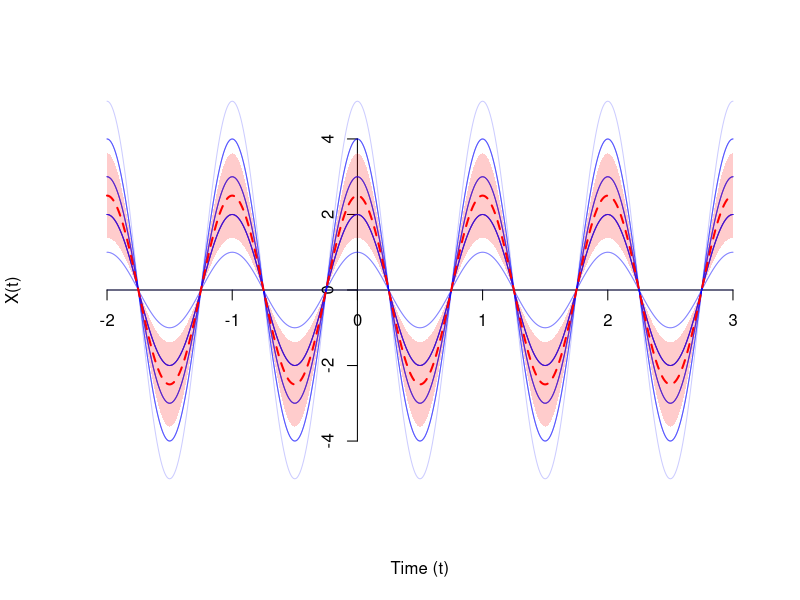
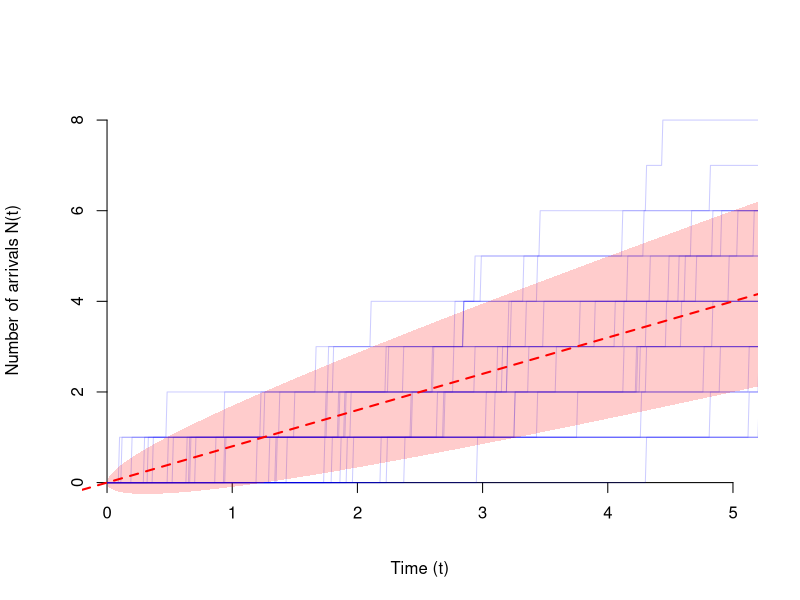
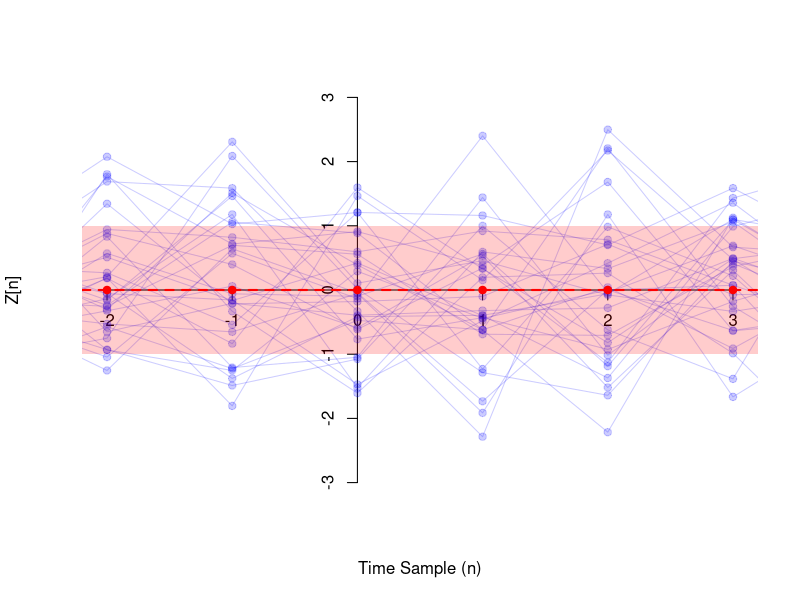
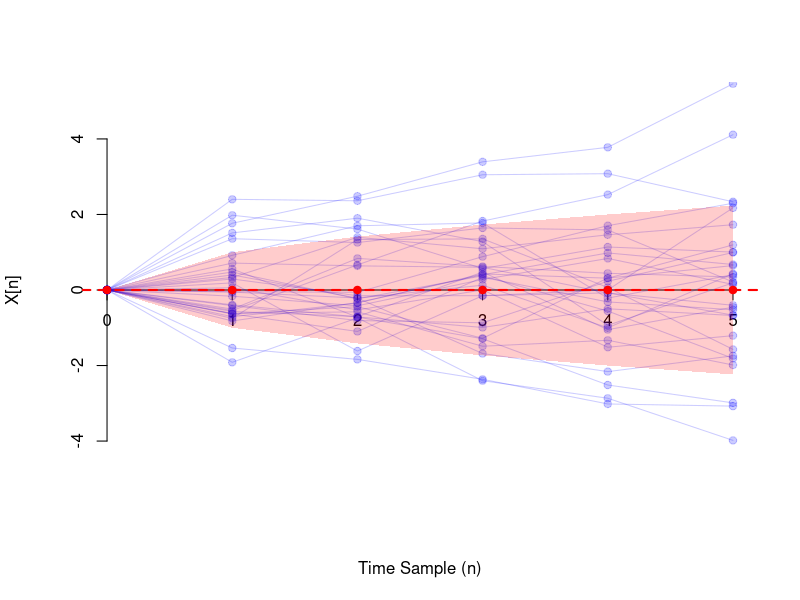

Write the R code that produced these figures, in order.
## ---- chunk 1
plot(NA, NA,
     xaxt="n", yaxt="n", bty="n",
     xlim=c(-2, 3), ylim=c(-5.1, 5.1),
     xlab="Time (t)", ylab="X(t)")
axis(1, pos=0)
axis(2, pos=0)
set.seed(1)
ts <- seq(-2, 3, by=0.01)
a <- rbinom(30, 5, 0.5)
for(i in 1:30) {
  lines(ts, a[i] * cos(2 * pi * ts), col=rgb(0, 0, 1, 0.2))
}
lines(ts, 2.5 * cos(2 * pi * ts), col="red", lty=2, lwd=2)
polygon(c(ts, rev(ts)),
        c(2.5 * cos(2 * pi * ts) + sqrt(1.25 * cos(2 * pi * ts)^2),
          2.5 * cos(2 * pi * rev(ts)) - sqrt(1.25 * cos(2 * pi * ts)^2)),
        border=NA,
        col=rgb(1, 0, 0, 0.2))
## ---- chunk 2
plot(NA, NA,
     xaxt="n", yaxt="n", bty="n",
     xlim=c(0, 5), ylim=c(0, 8.5),
     xlab="Time (t)", ylab="Number of arrivals N(t)")
axis(1, pos=0, at=0:5)
axis(2, pos=0)
set.seed(1)
for(i in 1:30) {
  arrivals <- cumsum(rexp(10, 0.8))
  ts <- seq(0, 6, by=.01)
  N <- c()
  for(t in ts) {
    N <- c(N, sum(arrivals < t))
  }
  lines(ts, N, col=rgb(0, 0, 1, 0.2))
}
abline(a=0, b=0.8, col="red", lty=2, lwd=2)
polygon(c(ts, rev(ts)),
        c(0.8 * ts + sqrt(0.8 * ts),
          0.8 * rev(ts) - sqrt(0.8 * rev(ts))),
        border=NA,
        col=rgb(1, 0, 0, 0.2))
## ---- chunk 3
plot(NA, NA,
     xaxt="n", yaxt="n", bty="n",
     xlim=c(-2, 3), ylim=c(-3, 3),
     xlab="Time Sample (n)", ylab="Z[n]")
axis(1, pos=0, at=-2:3)
axis(2, pos=0)
set.seed(1)
for(i in 1:30) {
  ts <- -3:4
  Z <- rnorm(8)
  points(ts, Z, pch=19, col=rgb(0, 0, 1, 0.2))
  lines(ts, Z, col=rgb(0, 0, 1, 0.2))
}
points(-2:3, rep(0, 6), col="red", pch=19)
abline(h=0, col="red", lty=2, lwd=2)
polygon(c(-3, 4, 4, -3),
        c(1, 1, -1, -1),
        border=NA,
        col=rgb(1, 0, 0, 0.2))
## ---- chunk 4
plot(NA, NA,
     xaxt="n", yaxt="n", bty="n",
     xlim=c(0, 5), ylim=c(-5.1, 5.1),
     xlab="Time Sample (n)", ylab="X[n]")
axis(1, pos=0)
axis(2, pos=0)
set.seed(1)
for(i in 1:30) {
  ts <- 0:5
  X <- c(0, cumsum(rnorm(5)))
  points(ts, X, pch=19, col=rgb(0, 0, 1, 0.2))
  lines(ts, X, col=rgb(0, 0, 1, 0.2))
}
points(0:5, rep(0, 6), col="red", pch=19)
abline(h=0, col="red", lty=2, lwd=2)
polygon(c(ts, rev(ts)),
        c(sqrt(ts), -sqrt(rev(ts))),
        border=NA,
        col=rgb(1, 0, 0, 0.2))
